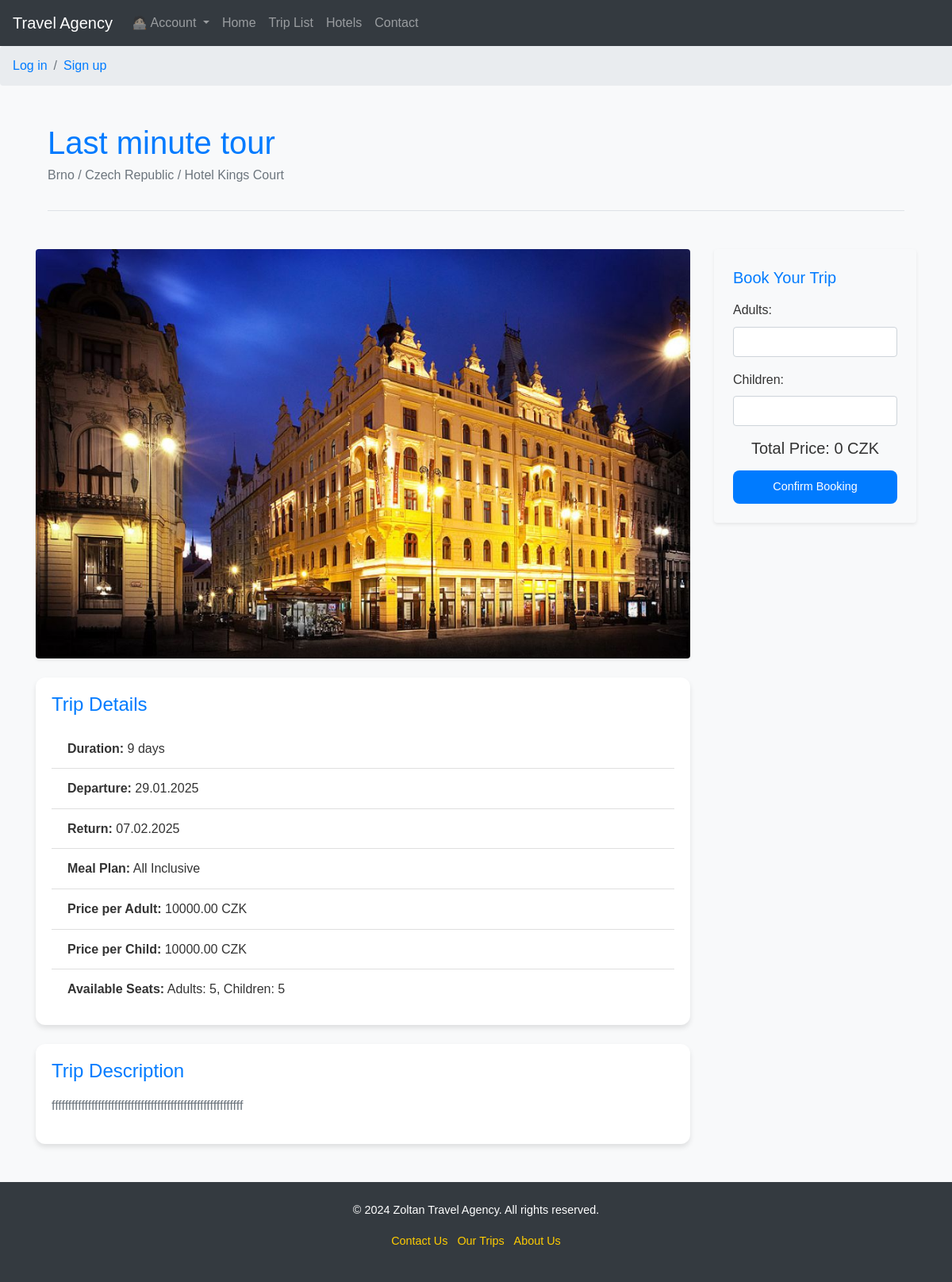
The page /trip/6/ on the database its author committed.
### viewer/models.py (models this page shows, shortened)
class TravelInfo(Model):
    tour_name = CharField(max_length=200, null=False,
                          blank=False,
                          unique=True,
                          default='Tour name ')
    city = ForeignKey(City, on_delete=CASCADE,
                      related_name="city_travel_info")
    Hotel = ForeignKey(
        Hotel,
        on_delete=CASCADE,
        related_name="hotels",
        null=True,  # Umožňuje hodnotu None
        blank=True,  # Umožňuje ponechat pole prázdné ve formuláři
    )
    departure_city = ForeignKey(City, on_delete=CASCADE,
                                related_name="departures",
                                null=True,
                                blank=True,
                                verbose_name="Departure (city)")
    departure_airport = ForeignKey(Airport, on_delete=CASCADE,
                                   related_name="departures_airport",
                                   null=True, blank=True,
                                   verbose_name="Departure (airport)")
    destination_city = ForeignKey(City, on_delete=CASCADE,
                                  related_name="arrivals",
                                  null=True,
                                  blank=True,
                                  verbose_name="Destination (city)")
    destination_airport = ForeignKey(Airport, on_delete=CASCADE,
                                     related_name="arrivals_airport",
                                     null=True,
                                     blank=True,
                                     verbose_name="Destination (airport)")
    description = models.TextField(null=True, blank=True)
    departure_date = DateField(verbose_name="Departure date",
                               null=True,
                               blank=True)
    return_date = DateField(verbose_name="Return date",
                            null=True,
                            blank=True)
    stay_duration = IntegerField(verbose_name="Duration of stay (days)",
                                 null=True,
                                 blank=True)
    created_at = models.DateTimeField(default=timezone.now,
                                      verbose_name="Created At")
    updated_at = models.DateTimeField(auto_now=True, null=True,
                                      verbose_name="Updated At")
    image = models.ImageField(upload_to="trip_images/", null=True, blank=True, verbose_name="Trip Image")
    MEAL_TYPE_CHOICES = [
        ('BB', 'Bed & Breakfast'),
        ('HB', 'Half Board'),
        ('FB', 'Full Board'),
        ('AI', 'All Inclusive'),
    ]
    meal_type = CharField(
        max_length=2,
        choices=MEAL_TYPE_CHOICES,
        verbose_name="Meal type",
    )
    is_promoted = models.BooleanField(default=False, verbose_name="Is promoted")
    adult_seats = IntegerField(verbose_name="Number of seats")
    child_seats = IntegerField(verbose_name="Number of seats for Kids")
    price_per_adult = models.DecimalField(
        max_digits=10,
        decimal_places=2,
        verbose_name="Price per passenger (czk)"
    )
    price_per_child = models.DecimalField(
        max_digits=10,
        decimal_places=2,
        verbose_name="Price per Kid (czk)"
    )
    assigned_to = models.ForeignKey(
        Employee,
        on_delete=models.SET_NULL,
        null=True,
        blank=True,
        related_name="travel_infos",  # Změna na jiné jedinečné jméno
        verbose_name="Assigned Employee"
    )
    class Meta:
        verbose_name = "Travel Information"
        verbose_name_plural = "Travel Information"
        ordering = ["tour_name"]
    def formatted_departure_date(self):
        if self.departure_date:
            return self.departure_date.strftime('%d.%m.%Y')  # Den.Měsíc.Rok
        return '-'
    def formatted_return_date(self):
        if self.return_date:
            return self.return_date.strftime('%d.%m.%Y')  # Den.Měsíc.Rok
        return '-'
    def formatted_created_at(self):
        if self.created_at:
            return self.created_at.strftime('%d.%m.%Y')  # Den.Měsíc.Rok
        return '-'
    def formatted_updated_at(self):
        if self.updated_at:
            return self.updated_at.strftime('%d.%m.%Y')  # Den.Měsíc.Rok
        return '-'
    formatted_departure_date.short_description = 'Departure Date'  # Popis ve formátu adminu
    formatted_return_date.short_description = 'Return Date'
    formatted_created_at.short_description = 'Created At'
    formatted_updated_at.short_description = 'Updated At'
    @staticmethod
    def get_last_minute_trips():
        return TravelInfo.objects.filter(departure_date__lte=timezone.now().date() + timezone.timedelta(days=5))
    @staticmethod
    def get_upcoming_trips():
        return TravelInfo.objects.filter(departure_date__gt=timezone.now().date() + timezone.timedelta(days=5))

class City(Model):
    name = CharField(max_length=32, null=False, blank=False, unique=True)
    country = ForeignKey(Country, on_delete=CASCADE, null=False, blank=False,
                         related_name="cities")
    description = TextField(null=True, blank=True)
    class Meta:
        ordering = ['name']
        verbose_name_plural = 'Cities'

class Country(Model):
    name = CharField(max_length=50, blank=False, unique=True, null=False)
    continent = ForeignKey(Continent, on_delete=CASCADE, related_name="countries")
    international_code = CharField(max_length=10, blank=True, unique=True, null=True,
                                   verbose_name="International Code")
    class Meta:
        ordering = ['name']
        verbose_name_plural = 'Countries'

class Hotel(Model):
    name = CharField(max_length=120, null=False, blank=False, unique=True)
    Stars = IntegerField(null=True, blank=True, default=3)
    Description = TextField(null=True, blank=True)
    City = ForeignKey(City, on_delete=CASCADE, related_name="city_hotels",
                      null=False, blank=False, verbose_name="City"
                      )
    image = models.ImageField(upload_to="hotels", blank=True, null=True, verbose_name="Hotel Image")
    class Meta:
        ordering = ['name']
        verbose_name_plural = 'Hotels'

### viewer/views.py (the view)
# urls.py: path('trip/<int:trip_id>/', views.trip_detail, name='trip_detail'),
def trip_detail(request, trip_id):
    trip = get_object_or_404(TravelInfo, pk=trip_id)
    reserved_adults = trip.purchases.aggregate(Sum('adult_count'))['adult_count__sum'] or 0
    reserved_kids = trip.purchases.aggregate(Sum('child_count'))['child_count__sum'] or 0
    remaining_adult_seats = max(trip.adult_seats - reserved_adults, 0)
    remaining_child_seats = max(trip.child_seats - reserved_kids, 0)
    return render(request, 'Trip_detail.html', {
        'trip': trip,
        'remaining_adult_seats': remaining_adult_seats,
        'remaining_child_seats': remaining_child_seats,
    })

### viewer/context_processors.py (called while the page is built)
def offers_processor(request):
    last_minute_offers = TravelInfo.get_last_minute_trips()
    first_minute_offers = TravelInfo.get_upcoming_trips()
    return {
        'last_minute_offers': last_minute_offers,
        'first_minute_offers': first_minute_offers,
    }

### viewer/templates/trip_detail.html (shortened to what this page needs)
{% extends "base.html" %}
{% load static %}
{% block content %}
<div class="container my-5">
    <div class="d-flex justify-content-between align-items-center border-bottom pb-3 mb-4">
        <div>
            <h1 class="display-6 text-primary mb-1">{{ trip.tour_name }}</h1>
            <p class="text-muted">
                {{ trip.destination_city.name }} / {{ trip.destination_city.country.name }} /
                {{ trip.Hotel.name }}
            </p>
            </div>
        </div>
    </div>
    <div class="row">
        <div class="col-lg-9">
            <div class="mb-4">
                {% if trip.Hotel.image %}
                    <img src="{{ trip.Hotel.image.url }}" class="img-fluid rounded shadow-sm" alt="Hotel Image">
                {% else %}
                    <img src="{% static 'media/hotels/hotel_default.jpg' %}" class="img-fluid rounded shadow-sm" alt="Default Hotel Image">
                {% endif %}
            </div>
            <div class="card mb-4">
                <div class="card-body">
                    <h4 class="text-primary mb-3">Trip Details</h4>
                    <ul class="list-group list-group-flush">
                        <li class="list-group-item"><strong>Duration:</strong> {{ trip.stay_duration }} days</li>
                        <li class="list-group-item"><strong>Departure:</strong> {{ trip.formatted_departure_date }}</li>
                        <li class="list-group-item"><strong>Return:</strong> {{ trip.formatted_return_date }}</li>
                        <li class="list-group-item"><strong>Meal Plan:</strong> {{ trip.get_meal_type_display }}</li>
                        <li class="list-group-item"><strong>Price per Adult:</strong> {{ trip.price_per_adult|floatformat:2 }} CZK</li>
                        <li class="list-group-item"><strong>Price per Child:</strong> {{ trip.price_per_child|floatformat:2 }} CZK</li>
                        <li class="list-group-item"><strong>Available Seats:</strong> Adults: {{ remaining_adult_seats }}, Children: {{ remaining_child_seats }}</li>
                    </ul>
                </div>
            </div>
            <div class="card">
                <div class="card-body">
                    <h4 class="text-primary mb-3">Trip Description</h4>
                    <p class="text-muted">{{ trip.description|default:"No description available." }}</p>
                </div>
            </div>
        </div>
        <div class="col-lg-3">
            <div class="bg-light p-4 rounded shadow-sm sticky-top">
                <h5 class="text-primary mb-3">Book Your Trip</h5>
                <form action="{% url 'purchase_trip' trip.id %}" method="post">
                    <div class="mb-3">
                        <label for="adults" class="form-label">Adults:</label>
                        <input type="number" name="adults" id="adults" class="form-control" min="0" max="{{ remaining_adult_seats }}" required>
                    </div>
                    <div class="mb-3">
                        <label for="kids" class="form-label">Children:</label>
                        <input type="number" name="kids" id="kids" class="form-control" min="0" max="{{ remaining_child_seats }}" required>
                    </div>
                    <div class="text-center my-3">
                        <h5>Total Price: <span id="total-price">0</span> CZK</h5>
                    </div>
                    <button type="submit" class="btn btn-primary w-100">Confirm Booking</button>
                </form>
            </div>
        </div>
    </div>
</div>
{% endblock %}

### static/css.css (style rules this page uses)
* { margin: 0; padding: 0; box-sizing: border-box; }
body { font-family: 'Arial', sans-serif; background-color: #f8f9fa; color: #333; line-height: 1.6; }
.btn-primary { display: inline-block; padding: 10px 20px; font-size: 0.9rem; color: #fff; background-color: #007bff; border: none; border-radius: 8px; text-decoration: none; cursor: pointer; transition: background-color 0.3s, transform 0.2s; }
.card { background-color: #fff; border: none; border-radius: 12px; box-shadow: 0 4px 6px rgba(0, 0, 0, 0.1); overflow: hidden; transition: transform 0.3s, box-shadow 0.3s; }

### rows shown on the page
TravelInfo: tour_name "Last minute tour", destination_city.name "Brno", destination_city.country.name "Czech Republic", Hotel.name "Hotel Kings Court", Hotel.image (picture), stay_duration "9", formatted_departure_date "29.01.2025", formatted_return_date "07.02.2025", meal_type "All Inclusive", price_per_adult "10000.00", price_per_child "10000.00", description "ffffffffffffffffffffffffffffffffffffffffffffffffffffffffff"

### other values the page prints
{{ remaining_adult_seats }} "5"
{{ remaining_child_seats }} "5"
